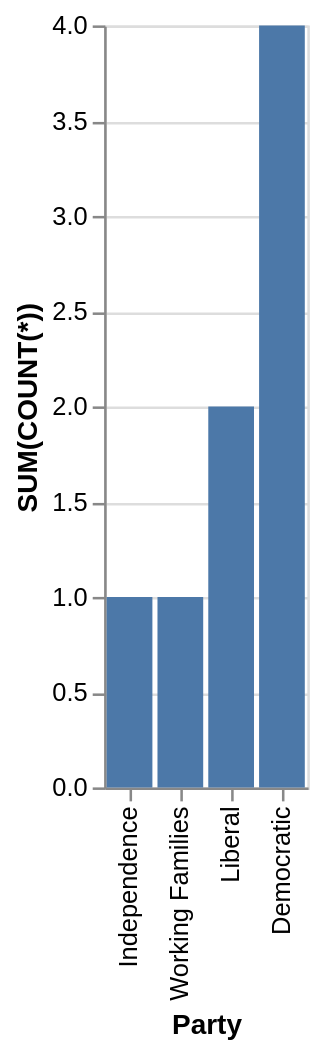

Write a Vega-Lite specification for this figure.
### Vega-Lite specification from a JSON file in a GitHub repository (floating-point values rounded to 4 significant figures)
{"data": {"values": [{"x_data": "Independence", "y_data": 1}, {"x_data": "Working Families", "y_data": 1}, {"x_data": "Liberal", "y_data": 2}, {"x_data": "Democratic", "y_data": 4}]}, "mark": "bar", "encoding": {"x": {"field": "x_data", "type": "nominal", "title": "Party", "sort": {"op": "sum", "field": "y_data", "order": "ascending"}}, "y": {"field": "y_data", "type": "quantitative", "title": "SUM(COUNT(*))"}}}
